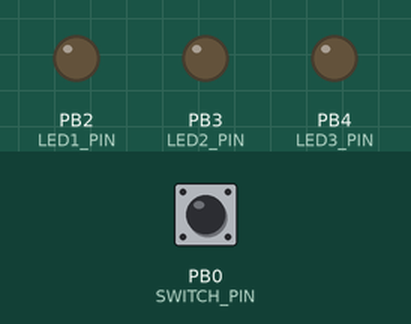
The sketch below on a simulated ATtiny85, built with avr-gcc and run on an emulated ATtiny85. On the bench: output pins drawn as LEDs (lit = HIGH). The test bench sets the inputs (shaded band); at power-on: PB0 (SWITCH_PIN) HIGH. Sleep ends after the set time or at an interrupt.

Above: at 1.2 s.
1.3 s: PB0 (SWITCH_PIN) pulled LOW for 0.15 s
At 2.0 s:
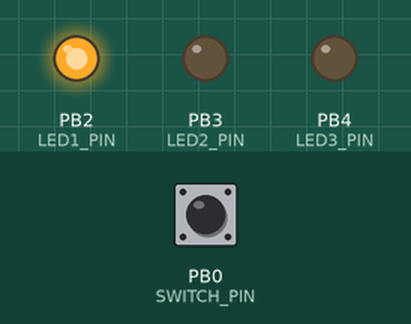
At 8.1 s:
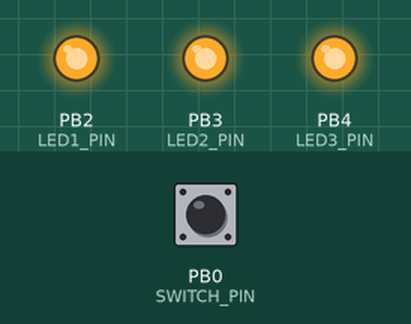
Timing chart, 0 to 13.4 s (numbered marks = the images above; inputs shaded):
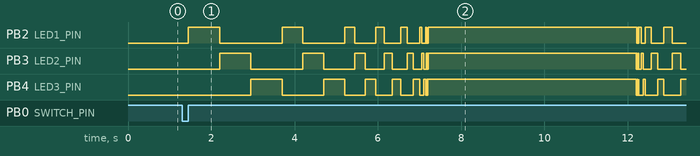

Measured:
- after the input at 1.3 s, PB2 (LED1_PIN): LOW → HIGH after 0.15 s, → LOW 0.75 s later, → HIGH 1.5 s later, → LOW 0.50 s later, … (26 changes in this stretch); PB3 (LED2_PIN): LOW → HIGH after 0.90 s, → LOW 0.75 s later, → HIGH 1.3 s later, → LOW 0.50 s later, … (28 changes in this stretch)

The sketch:

arc_reactor.ino
```cpp
/**
 * Simple sketch to test how little power we can use when
 * ATTiny goes to sleep.
 * Most of the extra saving seems to be due to turning off ADC
 **/

#include <avr/power.h>
#include <avr/sleep.h>

#ifdef __AVR_ATtiny85__
#define SWITCH_PIN 0
#define LED1_PIN 2
#define LED2_PIN 3
#define LED3_PIN 4
#else
#define SWITCH_PIN 2 // (interrupt 0)
#define LED_PIN 3
#endif

#define CYCLES 8

prog_uint16_t cycle_delays[CYCLES] PROGMEM = {
  750, 500, 250, 200, 150, 50, 10, 10
};

void setup() {
  pinMode(SWITCH_PIN, INPUT);
  digitalWrite(SWITCH_PIN, HIGH);

  pinMode(LED1_PIN, OUTPUT);
  pinMode(LED2_PIN, OUTPUT);
  pinMode(LED3_PIN, OUTPUT);

  ADCSRA &= ~(1<<ADEN);                     //turn off ADC
  ACSR |= _BV(ACD);                         //disable the analog comparator
}

void gotoSleep() {
#ifdef __AVR_ATtiny85__
  GIMSK |= 1<<PCIE;  //Enable Pin Change Interrupt
  PCMSK |= 1<<PCINT0; //Watch for Pin Change on Pin5 (PB0)
#else
  attachInterrupt(0, interrup, FALLING);
#endif

  set_sleep_mode(SLEEP_MODE_PWR_DOWN);
  sleep_enable();
  sleep_mode();

  // waking up from sleep mode.
  sleep_disable();

#ifdef __AVR_ATtiny85__
  GIMSK &= ~(1<<PCIE); //Disable the interrupt so it doesn't keep flagging
  PCMSK &= ~(1<<PCINT0);
#else
  detachInterrupt(0);
#endif
}

void cycle(int delayMillis) {
  for ( int pin = LED1_PIN; pin <= LED3_PIN; pin++ ) {
    digitalWrite(LED1_PIN, pin == LED1_PIN? HIGH : LOW);
    digitalWrite(LED2_PIN, pin == LED2_PIN? HIGH : LOW);
    digitalWrite(LED3_PIN, pin == LED3_PIN? HIGH : LOW);
    delay(delayMillis);
  }
}

void all(uint8_t state) {
  digitalWrite(LED1_PIN, state);
  digitalWrite(LED2_PIN, state);
  digitalWrite(LED3_PIN, state);
}

void loop() {
  gotoSleep();

  // Wait for the button to be released
  while (digitalRead(SWITCH_PIN) == LOW) {  }

  for ( int i = 0; i < CYCLES; i++ ) {
    int delayMillis = 0xFFFF & pgm_read_word_near(cycle_delays + i);
    cycle(delayMillis);
  }

  all(HIGH);
  delay(5000);

  for ( int i = CYCLES-1; i >= 0; i-- ) {
    int delayMillis = 0xFFFF & pgm_read_word_near(cycle_delays + i);
    cycle(delayMillis);
  }

  all(LOW);
}

void interrup() {}

// Interrupt for PIN0 falling edge
ISR(PCINT0_vect) {

}
```
